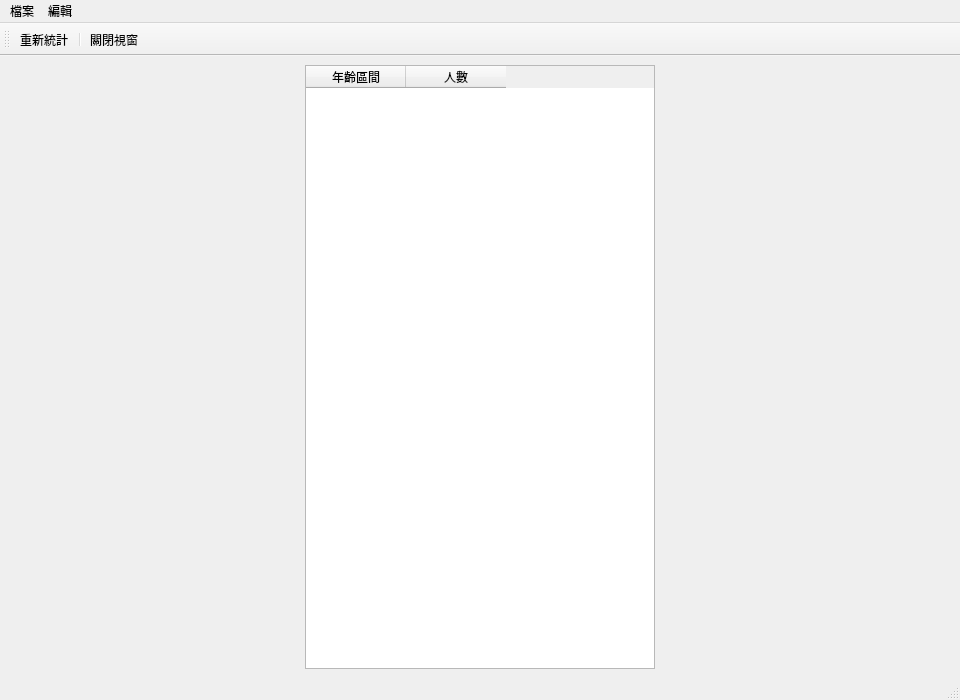
<?xml version="1.0" encoding="UTF-8"?>
<ui version="4.0">
 <class>StatisticsCorrectionReg</class>
 <widget class="QMainWindow" name="StatisticsCorrectionReg">
  <property name="geometry">
   <rect>
    <x>0</x>
    <y>0</y>
    <width>960</width>
    <height>700</height>
   </rect>
  </property>
  <property name="windowTitle">
   <string>矯正機關內門診報表</string>
  </property>
  <property name="toolButtonStyle">
   <enum>Qt::ToolButtonTextUnderIcon</enum>
  </property>
  <widget class="QWidget" name="centralwidget">
   <layout class="QVBoxLayout" name="verticalLayout_2">
    <item>
     <layout class="QHBoxLayout" name="horizontalLayout_age_group">
      <item>
       <widget class="QTableWidget" name="tableWidget_age_group">
        <property name="maximumSize">
         <size>
          <width>350</width>
          <height>16777215</height>
         </size>
        </property>
        <property name="editTriggers">
         <set>QAbstractItemView::NoEditTriggers</set>
        </property>
        <property name="selectionMode">
         <enum>QAbstractItemView::SingleSelection</enum>
        </property>
        <property name="selectionBehavior">
         <enum>QAbstractItemView::SelectRows</enum>
        </property>
        <column>
         <property name="text">
          <string>年齡區間</string>
         </property>
        </column>
        <column>
         <property name="text">
          <string>人數</string>
         </property>
        </column>
       </widget>
      </item>
     </layout>
    </item>
   </layout>
  </widget>
  <widget class="QMenuBar" name="menubar">
   <property name="geometry">
    <rect>
     <x>0</x>
     <y>0</y>
     <width>960</width>
     <height>32</height>
    </rect>
   </property>
   <widget class="QMenu" name="menu">
    <property name="title">
     <string>檔案</string>
    </property>
   </widget>
   <widget class="QMenu" name="menu_2">
    <property name="title">
     <string>編輯</string>
    </property>
   </widget>
   <addaction name="menu"/>
   <addaction name="menu_2"/>
  </widget>
  <widget class="QStatusBar" name="statusbar"/>
  <widget class="QToolBar" name="toolBar">
   <property name="palette">
    <palette>
     <active/>
     <inactive/>
     <disabled/>
    </palette>
   </property>
   <property name="windowTitle">
    <string>toolBar</string>
   </property>
   <property name="toolButtonStyle">
    <enum>Qt::ToolButtonTextUnderIcon</enum>
   </property>
   <attribute name="toolBarArea">
    <enum>TopToolBarArea</enum>
   </attribute>
   <attribute name="toolBarBreak">
    <bool>false</bool>
   </attribute>
   <addaction name="action_requery"/>
   <addaction name="separator"/>
   <addaction name="action_close"/>
  </widget>
  <action name="action_requery">
   <property name="icon">
    <iconset>
     <normaloff>../icons/reload.svg</normaloff>../icons/reload.svg</iconset>
   </property>
   <property name="text">
    <string>重新統計</string>
   </property>
   <property name="toolTip">
    <string>重新統計</string>
   </property>
  </action>
  <action name="action_close">
   <property name="icon">
    <iconset>
     <normaloff>../icons/application-exit.svg</normaloff>../icons/application-exit.svg</iconset>
   </property>
   <property name="text">
    <string>關閉視窗</string>
   </property>
  </action>
 </widget>
 <resources/>
 <connections/>
 <slots>
  <slot>pushButtonQueryClicked()</slot>
  <slot>pushButtonRequeryClicked()</slot>
  <slot>tableWidgetCellDoubleClicked()</slot>
  <slot>actionOpenCaseTriggered()</slot>
  <slot>actionDeleteCaseTriggered()</slot>
  <slot>actionPrintPresTriggered()</slot>
 </slots>
</ui>
